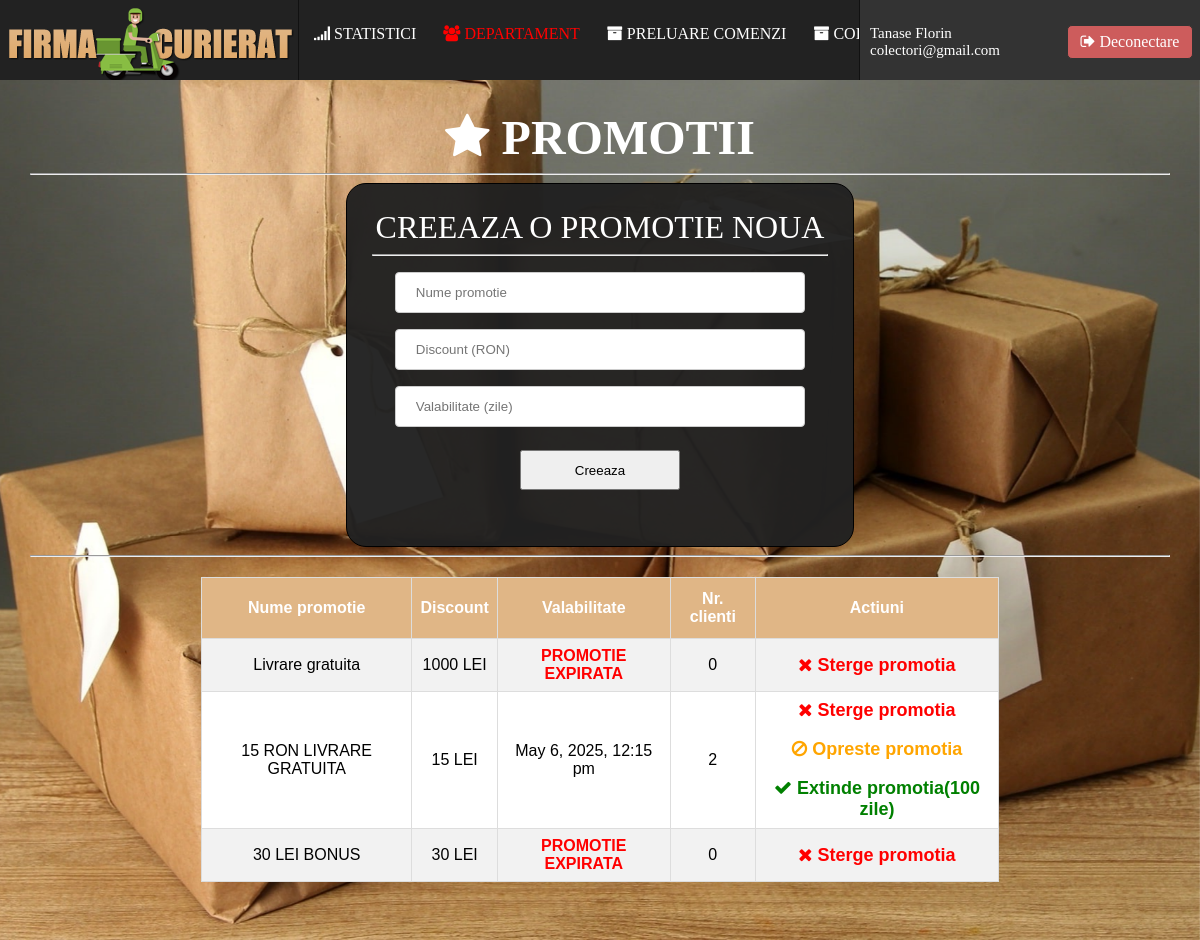
Page /angajati/crearepromotii.php (signed in) on the committed database.
### tables this page shows
CREATE TABLE IF NOT EXISTS `angajati` (
  `AngajatID` int(11) NOT NULL AUTO_INCREMENT,
  `DepartamentID` int(11) DEFAULT NULL,
  `Email` varchar(64) NOT NULL,
  `Parola` varchar(256) NOT NULL,
  `Nume` varchar(20) NOT NULL,
  `Prenume` varchar(20) NOT NULL,
  `CNP` varchar(13) NOT NULL,
  `Telefon` varchar(12) NOT NULL,
  `Sex` char(1) NOT NULL,
  PRIMARY KEY (`AngajatID`),
  KEY `FK_DepartamentAngajat` (`DepartamentID`)
);

CREATE TABLE IF NOT EXISTS `promotii` (
  `PromotieID` int(11) NOT NULL AUTO_INCREMENT,
  `NumePromotie` varchar(30) NOT NULL,
  `DiscountLei` int(11) NOT NULL,
  `Valabilitate` int(11) NOT NULL,
  PRIMARY KEY (`PromotieID`)
);

### angajati/crearepromotii.php (the view, shortened to what this page needs)
<?php
require_once("includes/Header.php");
?>
<font face="Trebuchet MS" size="7" color="white"><b><span class="fa fa-star"></span> PROMOTII</b></font><hr>
<div class="formPromotii">
	<font size="6" color="white" face="Trebuchet MS">CREEAZA O PROMOTIE NOUA</font><hr>
<form method="post" action="">
	<input style="width:90%;" type="text" name="numepromotie" id="numepromotie" placeholder="Nume promotie"><br>
	<input style="width:90%;" type="text" name="discount" id="discount" placeholder="Discount (RON)"><br>
	<input style="width:90%;" type="text" name="valabilitate" id="valabilitate" placeholder="Valabilitate (zile)"><br>
	<button id="auth" type="submit" name="formPromotii"  class="btn btn-block">Creeaza</button><br>
</form>
</div>
<hr>
<table id="promotii">
  <tr>
    <th style="text-align:center;">Nume promotie</th>
    <th style="text-align:center;">Discount</th>
	<th style="text-align:center;">Valabilitate</th>
	<th style="text-align:center;">Nr. clienti</th>
	<th style="text-align:center;">Actiuni</th>
  </tr>
<?php
$query = 'CALL SelectarePromotii;';
$res = mysqli_query($DB, $query);
while($prom = mysqli_fetch_array($res)){
?>
  <tr>
    <td><?php echo $prom['NumePromotie'];?></td>
    <td><?php
		echo $prom['DiscountLei'] . ' LEI';
	?></td>
    <td><?php
		if($prom['Valabilitate'] < time()) echo '<font color="red"><b>PROMOTIE EXPIRATA</b></font>';
		else echo date("F j, Y, g:i a", $prom['Valabilitate']);
	?></td>
	<td><?php echo $prom['NrClienti'];?></td>
	<td>
	<?php
		echo '<a href="actiunipromotii.php?action=1&promotieid='. $prom['PromotieID'] .'"><b><font color="red" size="4"><span class="fa fa-times"></span> Sterge promotia</font></b></a>';
		if($prom['Valabilitate'] > time()){
			echo '<br><br><a href="actiunipromotii.php?action=2&promotieid='. $prom['PromotieID'] .'"><b><font color="orange" size="4"><span class="fa fa-ban"></span> Opreste promotia</font></b></a><br><br>';
			echo '<a href="actiunipromotii.php?action=3&promotieid='. $prom['PromotieID'] .'"><b><font color="green" size="4"><span class="fa fa-check"></span> Extinde promotia(100 zile)</font></b></a>';
		}
	?>
	</td>
  </tr>
<?php } ?>

### angajati/includes/Header.php (shortened to what this page needs)
<?php
require_once("includes/Config.php");
if(isset($_SESSION['AngajatID'])){
			$query = 'CALL GetAngajatData(' . $_SESSION['AngajatID'] . ');';
			$result = mysqli_query($DB, $query);
			mysqli_next_result($DB);
			$user = mysqli_fetch_array($result, MYSQLI_ASSOC);
}
else{
	Header('Location: login.php');
}
?>
<head>
	<link rel="stylesheet" href="https://maxcdn.bootstrapcdn.com/font-awesome/4.5.0/css/font-awesome.min.css">
</head>
<body>
	<div class="banner">
	<img src="images/logo.png" alt="LOGO">
	</div>
	<div class="userinfo">
		<div class="userinfoContent">
			<?php
				echo $user['Nume'] . ' ' . $user['Prenume'] . '<br>';
				echo $user['Email'] . '<br>';
			?>
		</div>
		<div class="logoutdiv">
             <a href="?logout">
                  <span class="fa fa-sign-out" style="display:inline;">  </span>Deconectare
              </a>
		</div>
	</div>
	<div class="menu">
	<a href="statistici.php"><span class="fa fa-signal"></span> STATISTICI</a>
	<?php
		$qr = 'SELECT EsteManager(' . $_SESSION['AngajatID'] . ');';
		$qr_res = mysqli_query($DB, $qr);
		$manager = mysqli_fetch_array($qr_res, MYSQLI_BOTH);
		if($manager[0] == 'DA'){
	?>
		<a href="manager.php"><font color="red"><span class="fa fa-users"></span> DEPARTAMENT</font></a>
	<?php }
		if($user['DepartamentID'] == 1){ ?>
	<a href="adaugaangajat.php"><span class="fa fa-plus"></span> ADAUGA UN ANGAJAT</a>
	<a href="angajati.php"><span class="fa fa-cogs"></span> CONTURI ANGAJATI</a>
	<a href="clienti.php"><span class="fa fa-cogs"></span> CONTURI CLIENTI</a>
	<a href="orase.php"><span class="fa fa-cogs"></span> ORASE</a>
	<?php }else if($user['DepartamentID'] == 2){ ?>
		<a href="crearepromotii.php"><span class="fa fa-star"></span> CREARE PROMOTII</a>
		<a href="atribuirepromotii.php"><span class="fa fa-star"></span> ATRIBUIRE PROMOTII</a>
	<?php }else if($user['DepartamentID'] == 3){ ?>
		<a href="preluarecomenzi.php"><span class="fa fa-archive"></span> PRELUARE COMENZI</a>
		<a href="coletepreluate.php"><span class="fa fa-archive"></span> COLETE PRELUATE</a>
	<?php }else if($user['DepartamentID'] == 4){ ?>
		<a href="ridicarecolet.php"><span class="fa fa-archive"></span> RIDICARE COLETE </a>
		<a href="coleteridicate.php"><span class="fa fa-archive"></span> COLETE RIDICATE</a>
	<?php } ?>
	</div>
	<div class="pagecontent"><center>

### angajati/includes/Header.php (style rules this page uses)
.menu { z-index:100; overflow: hidden; background-color: #222; border-left: 1px solid #111; border-right: 1px solid #111; position: fixed; top: 0; width: -moz-calc(100% - 640px); width: -webkit-calc(100% - 640px); width: -o-calc(100% - 640px); width: calc(100% - 640px); right:340px; height:55px; white-space: nowrap; padding-top:25px; }
.menu a { margin: 8px; padding-top:35px; font-family: Verdana; font-size:16px; transition:0.6s; margin-left:15px; }
.banner { background-color:#222; height: 80px; overflow: hidden; position: fixed; top: 0px; left:0; z-index:100; width: 300px; cursor: pointer; }
.userinfo { background-color:#333; height: 80px; overflow: hidden; position: fixed; top: 0px; right:0; z-index:100; width: 340px; text-align:left; }
.userinfoContent { padding:10px; font-family: Trebuchet MS; font-size:15; color:white; margin-top:15px; }
.pagecontent { margin-top:80px; background: url('images/background.jpg') no-repeat center; background-size: cover; background-attachment: fixed; min-height:100%; padding:30px; }
.logoutdiv { background-color: indianred; width: 110px; float:right; padding:7px; cursor:pointer; text-align:center; position:fixed; top:25px; right:7px; font-family: Trebuchet MS; border-radius:5px; border:1px solid #333; transition:0.6s; }
body { margin: 0; padding: 0; }
a { text-decoration:none; color: white; }

### angajati/crearepromotii.php (style rules this page uses)
#promotii { font-family: Arial, Helvetica, sans-serif; border-collapse: collapse; width: 70%; text-align:center; margin-top:20px; }
#promotii td, #promotii th { border: 1px solid #ddd; padding: 8px; }
#promotii tr:nth-child(even) { background-color: #f2f2f2; }
#promotii tr:nth-child(odd) { background-color: white; }
#promotii th { padding-top: 12px; padding-bottom: 12px; text-align: left; background-color: #E0B686; color: white; }
.formPromotii { width:40%; min-height:20px; min-width:350px; background-color:rgba(34, 34, 34, 0.97); border: 1px solid black; border-radius:20px; padding:25px; text-align:center; }
input { padding: 12px 20px; margin: 8px 0; display: inline-block; border: 1px solid #ccc; border-radius: 4px; box-sizing: border-box; transition:0.5s; }
#auth { margin:15px; width:160px; height:40px; }

### rows in the picture
angajati: Nume "Tanase", Prenume "Florin", Email "colectori@gmail.com"
promotii: NumePromotie "Livrare gratuita", DiscountLei "1000", Valabilitate "PROMOTIE EXPIRATA", NrClienti "0"
promotii: NumePromotie "15 RON LIVRARE GRATUITA", DiscountLei "15", Valabilitate "May 6, 2025, 12:15 pm", NrClienti "2"
promotii: NumePromotie "30 LEI BONUS", DiscountLei "30", Valabilitate "PROMOTIE EXPIRATA", NrClienti "0"
